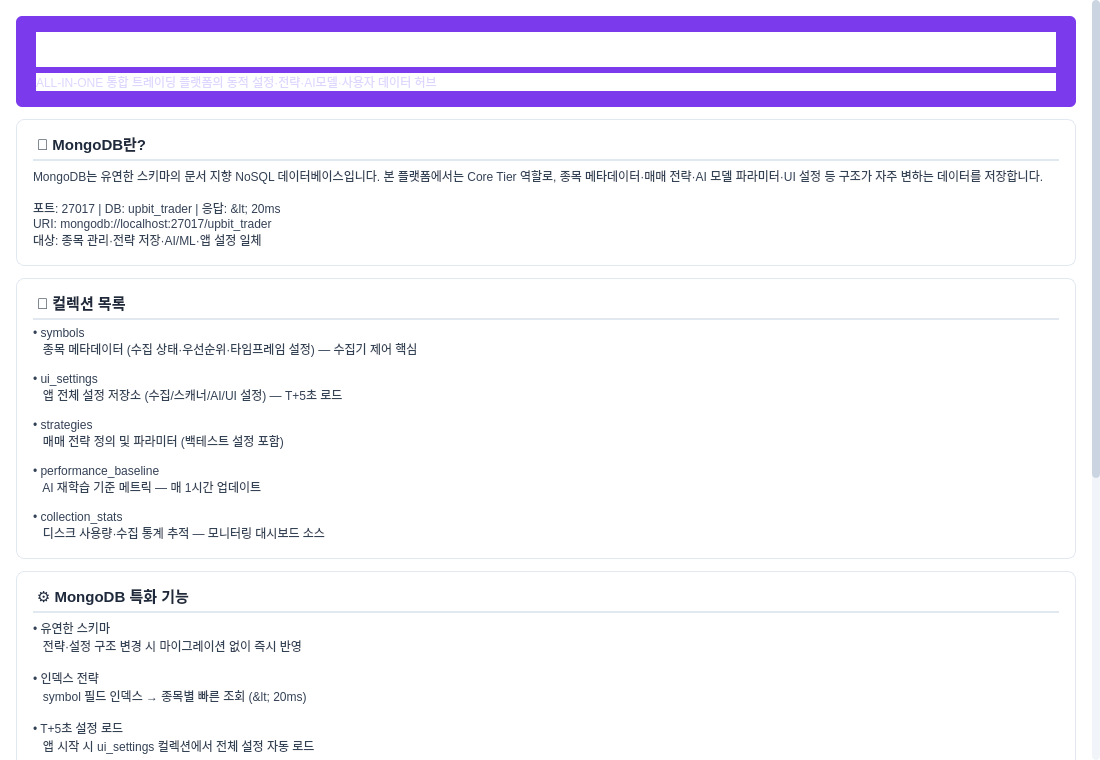
<?xml version="1.0" encoding="UTF-8"?>
<ui version="4.0">
 <class>DbRoleTab</class>
 <widget class="QWidget" name="DbRoleTab">
  <property name="geometry">
   <rect>
    <x>0</x>
    <y>0</y>
    <width>1100</width>
    <height>760</height>
   </rect>
  </property>
  <property name="windowTitle">
   <string>DB 역할 안내</string>
  </property>
  <property name="styleSheet">
   <string notr="true">QWidget {
    background-color: #FFFFFF;
    color: #1E293B;
    font-family: &quot;맑은 고딕&quot;, &quot;Segoe UI&quot;;
    font-size: 9pt;
}
QScrollArea {
    border: none;
    background-color: #F8F9FA;
}
QScrollBar:vertical {
    border: none;
    background: #F1F5F9;
    width: 8px;
    margin: 0;
    border-radius: 4px;
}
QScrollBar::handle:vertical {
    background: #CBD5E1;
    border-radius: 4px;
    min-height: 20px;
}
QScrollBar::handle:vertical:hover {
    background: #94A3B8;
}
QScrollBar::add-line:vertical, QScrollBar::sub-line:vertical {
    height: 0;
}
QFrame#frame_header {
    background-color: #7C3AED;
    border-radius: 6px;
}
QLabel#label_title {
    color: #FFFFFF;
    font-size: 14pt;
    font-weight: bold;
}
QLabel#label_subtitle {
    color: #DDD6FE;
    font-size: 9pt;
}
QFrame#frame_section1, QFrame#frame_section2, QFrame#frame_section3, QFrame#frame_section4 {
    background-color: #FFFFFF;
    border: 1px solid #E2E8F0;
    border-radius: 8px;
}
QLabel#label_sec1_title, QLabel#label_sec2_title, QLabel#label_sec3_title, QLabel#label_sec4_title {
    color: #1E293B;
    font-size: 11pt;
    font-weight: bold;
    border-bottom: 2px solid #E2E8F0;
    padding-bottom: 4px;
}
QFrame#frame_perf {
    background-color: #F0FDF4;
    border-left: 4px solid #16A34A;
    border-radius: 4px;
}
QLabel#label_perf_text {
    color: #166534;
    font-size: 8pt;
}
</string>
  </property>
  <layout class="QVBoxLayout" name="verticalLayout_main">
   <property name="spacing">
    <number>0</number>
   </property>
   <property name="leftMargin">
    <number>0</number>
   </property>
   <property name="topMargin">
    <number>0</number>
   </property>
   <property name="rightMargin">
    <number>0</number>
   </property>
   <property name="bottomMargin">
    <number>0</number>
   </property>
   <item>
    <widget class="QScrollArea" name="scrollArea">
     <property name="widgetResizable">
      <bool>true</bool>
     </property>
     <property name="horizontalScrollBarPolicy">
      <enum>Qt::ScrollBarAlwaysOff</enum>
     </property>
     <widget class="QWidget" name="scrollContents">
      <layout class="QVBoxLayout" name="vl_scroll">
       <property name="spacing">
        <number>12</number>
       </property>
       <property name="leftMargin">
        <number>16</number>
       </property>
       <property name="topMargin">
        <number>16</number>
       </property>
       <property name="rightMargin">
        <number>16</number>
       </property>
       <property name="bottomMargin">
        <number>16</number>
       </property>
       <!-- 헤더 배너 -->
       <item>
        <widget class="QFrame" name="frame_header">
         <layout class="QVBoxLayout" name="vl_header">
          <property name="leftMargin">
           <number>20</number>
          </property>
          <property name="topMargin">
           <number>16</number>
          </property>
          <property name="rightMargin">
           <number>20</number>
          </property>
          <property name="bottomMargin">
           <number>16</number>
          </property>
          <item>
           <widget class="QLabel" name="label_title">
            <property name="text">
             <string>🟣 MongoDB — Core Tier 메타데이터 &amp; 전략 저장소</string>
            </property>
           </widget>
          </item>
          <item>
           <widget class="QLabel" name="label_subtitle">
            <property name="text">
             <string>ALL-IN-ONE 통합 트레이딩 플랫폼의 동적 설정·전략·AI모델·사용자 데이터 허브</string>
            </property>
           </widget>
          </item>
         </layout>
        </widget>
       </item>
       <!-- 섹션 1: MongoDB란? -->
       <item>
        <widget class="QFrame" name="frame_section1">
         <layout class="QVBoxLayout" name="vl_sec1">
          <property name="leftMargin">
           <number>16</number>
          </property>
          <property name="topMargin">
           <number>12</number>
          </property>
          <property name="rightMargin">
           <number>16</number>
          </property>
          <property name="bottomMargin">
           <number>16</number>
          </property>
          <item>
           <widget class="QLabel" name="label_sec1_title">
            <property name="text">
             <string>📌 MongoDB란?</string>
            </property>
           </widget>
          </item>
          <item>
           <widget class="QLabel" name="label_sec1_body">
            <property name="text">
             <string>MongoDB는 유연한 스키마의 문서 지향 NoSQL 데이터베이스입니다. 본 플랫폼에서는 Core Tier 역할로, 종목 메타데이터·매매 전략·AI 모델 파라미터·UI 설정 등 구조가 자주 변하는 데이터를 저장합니다.

포트: 27017 | DB: upbit_trader | 응답: &lt; 20ms
URI: mongodb://localhost:27017/upbit_trader
대상: 종목 관리·전략 저장·AI/ML·앱 설정 일체</string>
            </property>
            <property name="wordWrap">
             <bool>true</bool>
            </property>
            <property name="styleSheet">
             <string notr="true">color: #334155; font-size: 9pt;</string>
            </property>
           </widget>
          </item>
         </layout>
        </widget>
       </item>
       <!-- 섹션 2: 저장 데이터 -->
       <item>
        <widget class="QFrame" name="frame_section2">
         <layout class="QVBoxLayout" name="vl_sec2">
          <property name="leftMargin">
           <number>16</number>
          </property>
          <property name="topMargin">
           <number>12</number>
          </property>
          <property name="rightMargin">
           <number>16</number>
          </property>
          <property name="bottomMargin">
           <number>16</number>
          </property>
          <item>
           <widget class="QLabel" name="label_sec2_title">
            <property name="text">
             <string>💾 컬렉션 목록</string>
            </property>
           </widget>
          </item>
          <item>
           <widget class="QLabel" name="label_sec2_body">
            <property name="text">
             <string>• symbols
   종목 메타데이터 (수집 상태·우선순위·타임프레임 설정) — 수집기 제어 핵심

• ui_settings
   앱 전체 설정 저장소 (수집/스캐너/AI/UI 설정) — T+5초 로드

• strategies
   매매 전략 정의 및 파라미터 (백테스트 설정 포함)

• performance_baseline
   AI 재학습 기준 메트릭 — 매 1시간 업데이트

• collection_stats
   디스크 사용량·수집 통계 추적 — 모니터링 대시보드 소스</string>
            </property>
            <property name="wordWrap">
             <bool>true</bool>
            </property>
            <property name="styleSheet">
             <string notr="true">color: #334155; font-size: 9pt; line-height: 1.6;</string>
            </property>
           </widget>
          </item>
         </layout>
        </widget>
       </item>
       <!-- 섹션 3: MongoDB 특화 기능 -->
       <item>
        <widget class="QFrame" name="frame_section3">
         <layout class="QVBoxLayout" name="vl_sec3">
          <property name="leftMargin">
           <number>16</number>
          </property>
          <property name="topMargin">
           <number>12</number>
          </property>
          <property name="rightMargin">
           <number>16</number>
          </property>
          <property name="bottomMargin">
           <number>16</number>
          </property>
          <item>
           <widget class="QLabel" name="label_sec3_title">
            <property name="text">
             <string>⚙️ MongoDB 특화 기능</string>
            </property>
           </widget>
          </item>
          <item>
           <widget class="QLabel" name="label_sec3_body">
            <property name="text">
             <string>• 유연한 스키마
   전략·설정 구조 변경 시 마이그레이션 없이 즉시 반영

• 인덱스 전략
   symbol 필드 인덱스 → 종목별 빠른 조회 (&lt; 20ms)

• T+5초 설정 로드
   앱 시작 시 ui_settings 컬렉션에서 전체 설정 자동 로드

• AI 모델 메타데이터
   학습 완료 모델 파라미터·성능 지표 버전 관리</string>
            </property>
            <property name="wordWrap">
             <bool>true</bool>
            </property>
            <property name="styleSheet">
             <string notr="true">color: #334155; font-size: 9pt; line-height: 1.6;</string>
            </property>
           </widget>
          </item>
         </layout>
        </widget>
       </item>
       <!-- 섹션 4: 활용 방안 -->
       <item>
        <widget class="QFrame" name="frame_section4">
         <layout class="QVBoxLayout" name="vl_sec4">
          <property name="leftMargin">
           <number>16</number>
          </property>
          <property name="topMargin">
           <number>12</number>
          </property>
          <property name="rightMargin">
           <number>16</number>
          </property>
          <property name="bottomMargin">
           <number>16</number>
          </property>
          <item>
           <widget class="QLabel" name="label_sec4_title">
            <property name="text">
             <string>🚀 활용 방안</string>
            </property>
           </widget>
          </item>
          <item>
           <widget class="QLabel" name="label_sec4_body">
            <property name="text">
             <string>• 스마트 스캐너
   symbols 컬렉션 기반 종목 선정 및 수집 우선순위 관리

• 전략 관리
   strategies 컬렉션 CRUD → 동적 전략 교체 (재시작 없이 반영)

• AI/ML 파이프라인
   performance_baseline 업데이트 → 재학습 트리거 판단

• 앱 설정 영속화
   UI 설정 변경 → MongoDB 저장 → 재시작 후 복원

• 다양한 자산 메타 관리
   암호화폐·주식·선물 종목 메타 및 수집 상태 통합 관리</string>
            </property>
            <property name="wordWrap">
             <bool>true</bool>
            </property>
            <property name="styleSheet">
             <string notr="true">color: #334155; font-size: 9pt; line-height: 1.6;</string>
            </property>
           </widget>
          </item>
         </layout>
        </widget>
       </item>
       <!-- 성능 목표 배너 -->
       <item>
        <widget class="QFrame" name="frame_perf">
         <layout class="QHBoxLayout" name="hl_perf">
          <property name="leftMargin">
           <number>16</number>
          </property>
          <property name="topMargin">
           <number>10</number>
          </property>
          <property name="rightMargin">
           <number>16</number>
          </property>
          <property name="bottomMargin">
           <number>10</number>
          </property>
          <item>
           <widget class="QLabel" name="label_perf_text">
            <property name="text">
             <string>🎯 성능 목표:  문서 조회 &lt; 20ms  |  symbols 컬렉션 &lt; 500ms (전체 스캔)  |  T+5초 설정 로드  |  Uptime &gt; 99.9%</string>
            </property>
            <property name="wordWrap">
             <bool>true</bool>
            </property>
           </widget>
          </item>
         </layout>
        </widget>
       </item>
       <!-- 하단 여백 스페이서 -->
       <item>
        <spacer name="verticalSpacer">
         <property name="orientation">
          <enum>Qt::Vertical</enum>
         </property>
         <property name="sizeType">
          <enum>QSizePolicy::Expanding</enum>
         </property>
        </spacer>
       </item>
      </layout>
     </widget>
    </widget>
   </item>
  </layout>
 </widget>
 <resources/>
 <connections/>
</ui>
